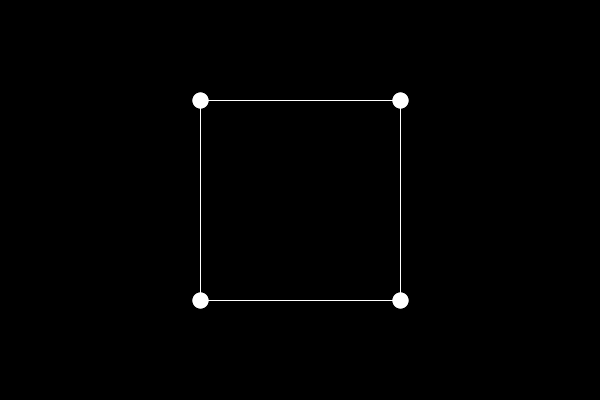
Frame 1 (no input)
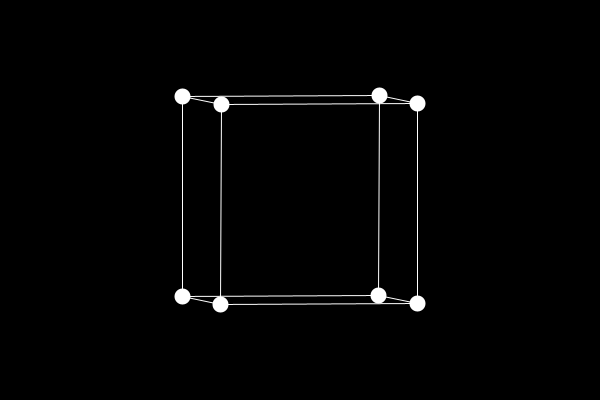
Frame 60 (the mouse pressed at the canvas centre just before this capture)
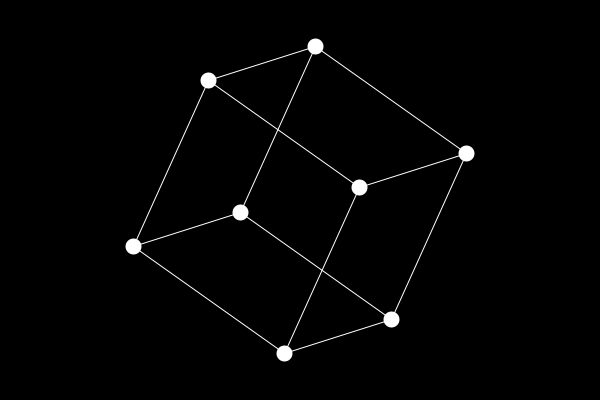
Frame 120 (the mouse held since frame 60 and released just before this capture)

The Processing sketch that drew these frames (run headless with seeded random() and noise(); from frame 60 on, the mouse is pressed at the canvas centre):

// Processing sketch: sketch_3Dinto2D_1_1
// ── sketch_3Dinto2D_1_1.pde

float angel = 0;

PVector[] points = new PVector[8];

float[][] projection = {
  {1, 0, 0},
  {0, 1, 0}
};

void setup() {
  size(600,400);
  
  points[0] = new PVector(-0.5, -0.5, -0.5);
  points[1] = new PVector(0.5, -0.5, -0.5);
  points[2] = new PVector(0.5, 0.5, -0.5);
  points[3] = new PVector(-0.5, 0.5, -0.5);
  points[4] = new PVector(-0.5, -0.5, 0.5);
  points[5] = new PVector(0.5, -0.5, 0.5);
  points[6] = new PVector(0.5, 0.5, 0.5);
  points[7] = new PVector(-0.5, 0.5, 0.5);
}

void draw() {
  background(0);
  translate(width/2,height/2);

  
  float[][] rotationX = {
    { 1, 0, 0},
    { 0, cos(angel), -sin(angel)},
    { 0, sin(angel),  cos(angel)},
  };
  
  float[][] rotationY = {
    { cos(angel), 0, -sin(angel)},
    { 0, 1, 0},
    { sin(angel), 0,  cos(angel)}
  };
  
  float[][] rotationZ = {
    { cos(angel), -sin(angel), 0},
    { sin(angel),  cos(angel), 0},
    { 0,  0, 1}
  };
  
  
  PVector[] projected = new PVector[8];
  
  int index = 0;
  for (PVector v : points) {
    PVector rotated = matrixToVec(matmult(rotationY,v));
    rotated = matrixToVec(matmult(rotationX,rotated));
    rotated = matrixToVec(matmult(rotationZ,rotated));
    PVector projected2d = matrixToVec(matmult(projection,rotated));
    projected2d.mult(200);
    projected[index] = projected2d;
    //point(projected2d.x,projected2d.y);
    index++;
  }
  
  for (PVector v : projected){
    stroke(255);
    strokeWeight(16);
    noFill();  
    point(v.x, v.y); 
  }
  
  //Connecting the edges
  for(int i = 0; i < 4; i++){
    connect(i, (i+1) % 4, projected);
    connect(i+4, ((i+1) % 4)+4, projected);
    connect(i, i+4, projected);
  }
  
  angel += 0.03;
}

void connect(int i, int j, PVector[] points){
 PVector a = points[i];
 PVector b = points[j];
 strokeWeight(1);
 stroke(255);
 line(a.x, a.y, b.x, b.y);
}
// ── matrix.pde
float[][] vecToMatrix(PVector v){
  float[][] m = new float[3][1];
  m[0][0] = v.x;
  m[1][0] = v.y;
  m[2][0] = v.z;
  return m;
}

PVector matrixToVec(float[][] m){
  PVector v = new PVector();
  v.x = m[0][0];
  v.y = m[1][0];
  if (m.length > 2){
    v.z = m[2][0];
  }
  return v;
}

void logMatrix(float[][] m){
  int cols = m[0].length;
  int rows = m.length;
  println(rows + "x" + cols);
  println("----------------");
  for (int i = 0; i < rows; i++){
    for (int j = 0; j < cols; j++){
      print(m[i][j] + " ");
    }
    println();
  }
  println();
}

float[][] matmult(float[][] a, PVector b){
  float[][] m = vecToMatrix(b);
  return matmult(a,m);
}

float[][] matmult(float[][] a, float[][] b){
  int colsA = a[0].length;
  int rowsA = a.length;
  int colsB = b[0].length;
  int rowsB = b.length;
  
  if (colsA != rowsB){
    println("Colums of A must match rows of B");
    return null;
  }
  
  float result[][] = new float[rowsA][colsB];
  
  for (int i = 0; i < rowsA; i++){
    for (int j = 0; j < colsB; j++){
      float sum = 0;
      for (int k = 0; k < rowsB; k++){
        sum += a[i][k] * b[k][j];
      }
      result[i][j] = sum;
    }
  }
  return result;
}
